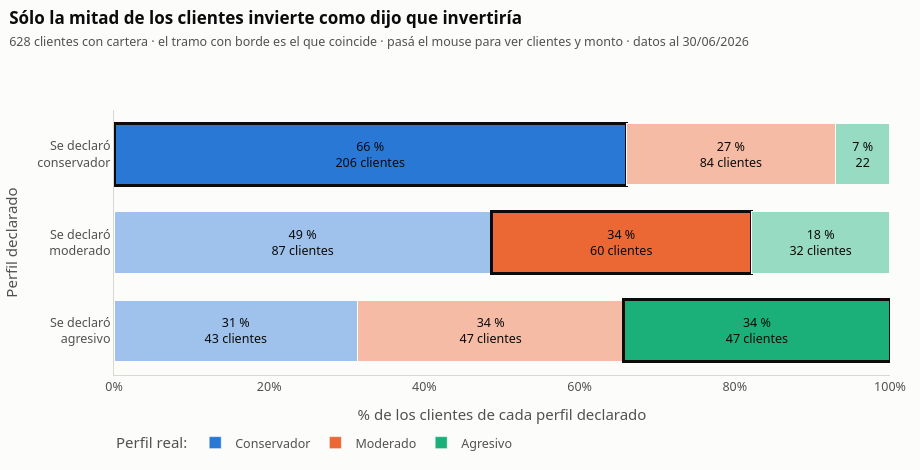

Here is the notebook cell this chart was saved with:
### Markdown cell above
## Declarado vs. real

Una barra por perfil declarado, partida según lo que hace su cartera.

### Code cell
# Lo que dijo ser contra lo que su cartera hace

cruce = pd.crosstab(
    comparables["perfil_autodeclarado"], comparables["perfil_real"].astype(str)
).reindex(index=ETIQUETAS_PERFIL, columns=ETIQUETAS_PERFIL)
cruce_pct = cruce.div(cruce.sum(axis=1), axis=0)
monto_cruce = (
    comparables.assign(real=comparables["perfil_real"].astype(str))
    .pivot_table(
        index="perfil_autodeclarado",
        columns="real",
        values="cartera_usd",
        aggfunc="sum",
    )
    .reindex(index=ETIQUETAS_PERFIL, columns=ETIQUETAS_PERFIL)
    .fillna(0)
)
CARTERA_FEMENINO = {
    "Conservador": "conservadora",
    "Moderado": "moderada",
    "Agresivo": "agresiva",
}
PLURAL = {
    "Conservador": "conservadores",
    "Moderado": "moderados",
    "Agresivo": "agresivos",
}
filas_barra = [f"Se declaró<br>{p.lower()}" for p in ETIQUETAS_PERFIL]

figura = go.Figure()
for real in ETIQUETAS_PERFIL:
    coincide = [real == declarado for declarado in ETIQUETAS_PERFIL]
    textos, hovers = [], []
    for declarado in ETIQUETAS_PERFIL:
        pct = cruce_pct.loc[declarado, real]
        n = int(cruce.loc[declarado, real])
        textos.append(
            f"{formato_es(pct * 100)} %<br>{n} clientes"
            if pct >= 0.1
            else f"{formato_es(pct * 100)} %<br>{n}"
        )
        distancia = ORDEN_PERFIL[real] - ORDEN_PERFIL[declarado]
        lectura = (
            "Coincide con lo que declaró"
            if distancia == 0
            else (
                "Sobreexpuesto: riesgo legal"
                if distancia > 0
                else "Subexpuesto: oportunidad comercial"
            )
        )
        hovers.append(
            f"<b>Se declaró {declarado.lower()}, su cartera es "
            f"{CARTERA_FEMENINO[real]}</b><br>"
            f"{n} clientes ({formato_es(pct * 100)} % de los que se declararon "
            f"{PLURAL[declarado]})<br>"
            f"Cartera: USD {formato_es(monto_cruce.loc[declarado, real])}<br>"
            f"<i>{lectura}</i>"
        )
    figura.add_trace(
        go.Bar(
            name=real,
            y=filas_barra,
            x=cruce_pct[real].values,
            orientation="h",
            marker=dict(
                color=[
                    COLOR_PERFIL[real] if c else aclarar(COLOR_PERFIL[real])
                    for c in coincide
                ],
                line=dict(
                    color=[TINTA_PRIMARIA if c else SUPERFICIE for c in coincide],
                    width=[3 if c else 1.5 for c in coincide],
                ),
            ),
            text=textos,
            textposition="inside",
            insidetextanchor="middle",
            textangle=0,
            textfont=dict(color=TINTA_PRIMARIA, size=12.5),
            hovertext=hovers,
            hovertemplate="%{hovertext}<extra></extra>",
            showlegend=False,
        )
    )
    # Muestra de la leyenda con el color lleno, sin borde
    figura.add_trace(
        go.Bar(
            name=real,
            y=[None],
            x=[None],
            orientation="h",
            marker_color=COLOR_PERFIL[real],
            hoverinfo="skip",
        )
    )

for declarado, fila_barra in zip(ETIQUETAS_PERFIL, filas_barra):
    figura.add_annotation(
        x=1.01,
        y=fila_barra,
        xanchor="left",
        showarrow=False,
        align="left",
        text=(
            f"<b>{int(cruce.loc[declarado, declarado])} de "
            f"{int(cruce.loc[declarado].sum())}</b><br>coinciden"
        ),
    )
figura.update_layout(
    barmode="stack",
    bargap=0.3,
    legend=dict(
        title="Perfil real:",
        orientation="h",
        y=-0.2,
        x=0,
        yanchor="top",
        traceorder="normal",
    ),
    margin=dict(r=110),
)
figura.update_xaxes(
    tickformat=".0%",
    range=[0, 1],
    showgrid=False,
    title="% de los clientes de cada perfil declarado",
)
figura.update_yaxes(autorange="reversed", showgrid=False, title="Perfil declarado")
presentar(
    figura,
    "Sólo la mitad de los clientes invierte como dijo que invertiría",
    f"{int(cruce.values.sum())} clientes con cartera · el tramo con borde "
    "es el que coincide · pasá el mouse para ver clientes y monto",
    alto=470,
)

### Figure 1 — Plotly figure (JSON) as saved in the notebook; plotly's stock layout.template omitted (floating-point values rounded to 4 significant figures)
{"data": [{"hovertemplate": "%{hovertext}<extra></extra>", "hovertext": ["<b>Se declaró conservador, su cartera es conservadora</b><br>206 clientes (66 % de los que se declararon conservadores)<br>Cartera: USD 3.641.529<br><i>Coincide con lo que declaró</i>", "<b>Se declaró moderado, su cartera es conservadora</b><br>87 clientes (49 % de los que se declararon moderados)<br>Cartera: USD 1.729.808<br><i>Subexpuesto: oportunidad comercial</i>", "<b>Se declaró agresivo, su cartera es conservadora</b><br>43 clientes (31 % de los que se declararon agresivos)<br>Cartera: USD 681.553<br><i>Subexpuesto: oportunidad comercial</i>"], "insidetextanchor": "middle", "marker": {"color": ["#2a78d6", "#9fc2ed", "#9fc2ed"], "line": {"color": ["#0b0b0b", "#fcfcfb", "#fcfcfb"], "width": [3, 1.5, 1.5]}}, "name": "Conservador", "orientation": "h", "showlegend": false, "text": ["66 %<br>206 clientes", "49 %<br>87 clientes", "31 %<br>43 clientes"], "textangle": 0, "textfont": {"color": "#0b0b0b", "size": 12.5}, "textposition": "inside", "type": "bar", "x": [0.6603, 0.486, 0.3139], "y": ["Se declaró<br>conservador", "Se declaró<br>moderado", "Se declaró<br>agresivo"]}, {"hoverinfo": "skip", "marker": {"color": "#2a78d6"}, "name": "Conservador", "orientation": "h", "type": "bar", "x": [null], "y": [null]}, {"hovertemplate": "%{hovertext}<extra></extra>", "hovertext": ["<b>Se declaró conservador, su cartera es moderada</b><br>84 clientes (27 % de los que se declararon conservadores)<br>Cartera: USD 1.925.507<br><i>Sobreexpuesto: riesgo legal</i>", "<b>Se declaró moderado, su cartera es moderada</b><br>60 clientes (34 % de los que se declararon moderados)<br>Cartera: USD 1.160.906<br><i>Coincide con lo que declaró</i>", "<b>Se declaró agresivo, su cartera es moderada</b><br>47 clientes (34 % de los que se declararon agresivos)<br>Cartera: USD 1.242.563<br><i>Subexpuesto: oportunidad comercial</i>"], "insidetextanchor": "middle", "marker": {"color": ["#f6bba4", "#eb6834", "#f6bba4"], "line": {"color": ["#fcfcfb", "#0b0b0b", "#fcfcfb"], "width": [1.5, 3, 1.5]}}, "name": "Moderado", "orientation": "h", "showlegend": false, "text": ["27 %<br>84 clientes", "34 %<br>60 clientes", "34 %<br>47 clientes"], "textangle": 0, "textfont": {"color": "#0b0b0b", "size": 12.5}, "textposition": "inside", "type": "bar", "x": [0.2692, 0.3352, 0.3431], "y": ["Se declaró<br>conservador", "Se declaró<br>moderado", "Se declaró<br>agresivo"]}, {"hoverinfo": "skip", "marker": {"color": "#eb6834"}, "name": "Moderado", "orientation": "h", "type": "bar", "x": [null], "y": [null]}, {"hovertemplate": "%{hovertext}<extra></extra>", "hovertext": ["<b>Se declaró conservador, su cartera es agresiva</b><br>22 clientes (7 % de los que se declararon conservadores)<br>Cartera: USD 435.579<br><i>Sobreexpuesto: riesgo legal</i>", "<b>Se declaró moderado, su cartera es agresiva</b><br>32 clientes (18 % de los que se declararon moderados)<br>Cartera: USD 703.832<br><i>Sobreexpuesto: riesgo legal</i>", "<b>Se declaró agresivo, su cartera es agresiva</b><br>47 clientes (34 % de los que se declararon agresivos)<br>Cartera: USD 693.349<br><i>Coincide con lo que declaró</i>"], "insidetextanchor": "middle", "marker": {"color": ["#98dbc3", "#98dbc3", "#1baf7a"], "line": {"color": ["#fcfcfb", "#fcfcfb", "#0b0b0b"], "width": [1.5, 1.5, 3]}}, "name": "Agresivo", "orientation": "h", "showlegend": false, "text": ["7 %<br>22", "18 %<br>32 clientes", "34 %<br>47 clientes"], "textangle": 0, "textfont": {"color": "#0b0b0b", "size": 12.5}, "textposition": "inside", "type": "bar", "x": [0.07051, 0.1788, 0.3431], "y": ["Se declaró<br>conservador", "Se declaró<br>moderado", "Se declaró<br>agresivo"]}, {"hoverinfo": "skip", "marker": {"color": "#1baf7a"}, "name": "Agresivo", "orientation": "h", "type": "bar", "x": [null], "y": [null]}], "layout": {"annotations": [{"align": "left", "showarrow": false, "text": "<b>206 de 312</b><br>coinciden", "x": 1.01, "xanchor": "left", "y": "Se declaró<br>conservador"}, {"align": "left", "showarrow": false, "text": "<b>60 de 179</b><br>coinciden", "x": 1.01, "xanchor": "left", "y": "Se declaró<br>moderado"}, {"align": "left", "showarrow": false, "text": "<b>47 de 137</b><br>coinciden", "x": 1.01, "xanchor": "left", "y": "Se declaró<br>agresivo"}], "bargap": 0.3, "barmode": "stack", "font": {"color": "#52514e", "family": "Segoe UI, Inter, Arial, sans-serif", "size": 12.5}, "height": 470, "hoverlabel": {"align": "left", "bgcolor": "white", "bordercolor": "#d8d7d2", "font": {"color": "#0b0b0b", "family": "Segoe UI, Inter, Arial, sans-serif", "size": 12.5}}, "legend": {"orientation": "h", "title": {"text": "Perfil real:"}, "traceorder": "normal", "x": 0, "y": -0.2, "yanchor": "top"}, "margin": {"b": 60, "l": 20, "r": 30, "t": 110}, "paper_bgcolor": "#fcfcfb", "plot_bgcolor": "#fcfcfb", "separators": ",.", "title": {"font": {"color": "#0b0b0b", "size": 17}, "text": "<b>Sólo la mitad de los clientes invierte como dijo que invertiría</b><br><span style='font-size:12.5px;color:#52514e'>628 clientes con cartera · el tramo con borde es el que coincide · pasá el mouse para ver clientes y monto · datos al 30/06/2026</span>", "x": 0.01, "xanchor": "left", "y": 0.95, "yanchor": "top", "yref": "container"}, "width": 920, "xaxis": {"automargin": true, "gridcolor": "#d8d7d2", "linecolor": "#d8d7d2", "range": [0, 1], "showgrid": false, "tickformat": ".0%", "title": {"text": "% de los clientes de cada perfil declarado"}, "zeroline": false}, "yaxis": {"automargin": true, "autorange": "reversed", "gridcolor": "#d8d7d2", "linecolor": "#d8d7d2", "showgrid": false, "title": {"text": "Perfil declarado"}, "zeroline": false}}}
